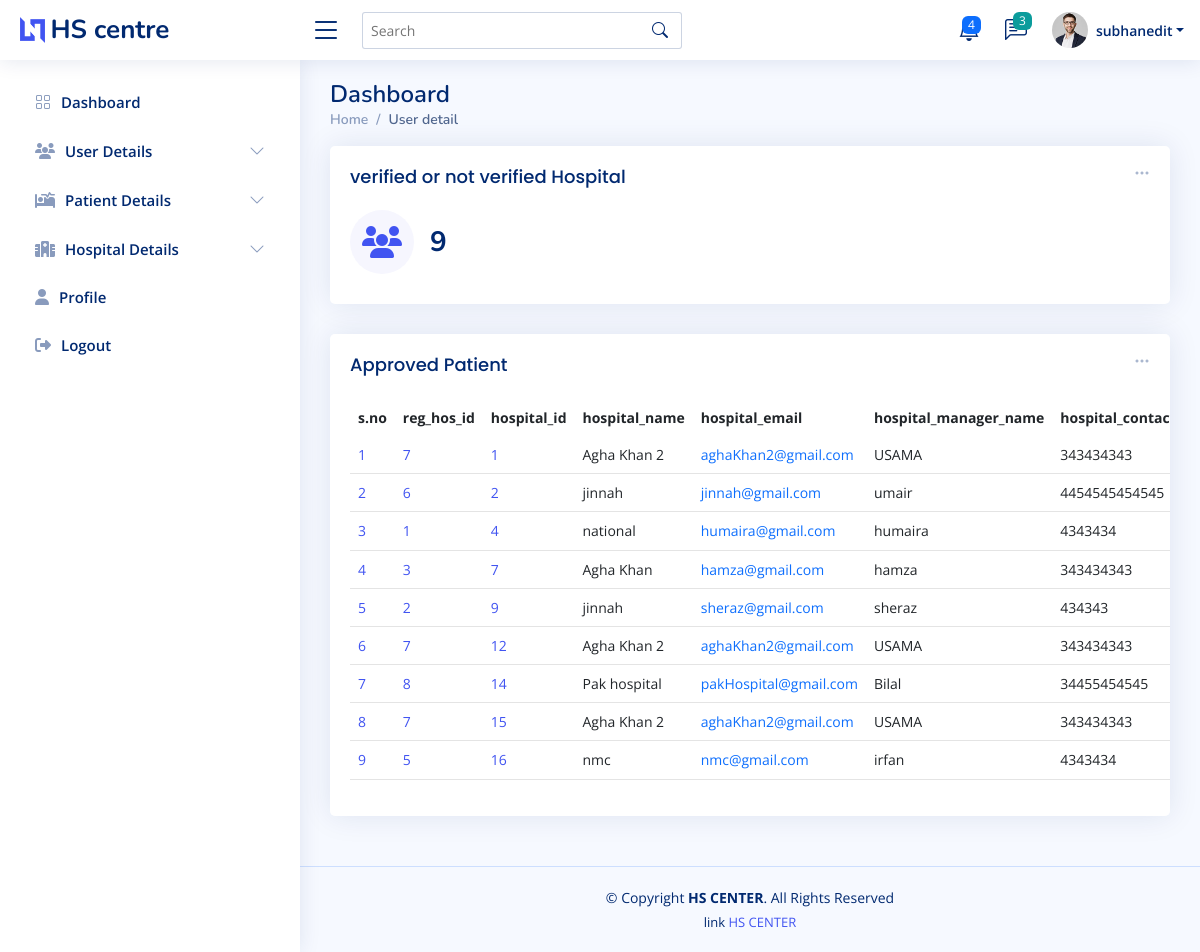
The page /admin_verified_hos.php (signed in) on the database its author committed.
### tables this page shows
CREATE TABLE `accept_hospital` (
  `hospital_id` int(11) NOT NULL,
  `reg_hos_id` int(11) NOT NULL,
  `hospital_name` varchar(200) NOT NULL,
  `hospital_manager_name` varchar(200) NOT NULL,
  `hospital_email` varchar(255) NOT NULL,
  `hospital_contact` varchar(255) NOT NULL,
  `hospital_location` varchar(222) NOT NULL,
  `hospital_manager_cnic` varchar(222) NOT NULL,
  `hospital_open_time` varchar(222) NOT NULL,
  `hospital_close_time` varchar(222) NOT NULL,
  `hospital_verified` varchar(222) NOT NULL
);

### admin_verified_hos.php (the view, shortened to what this page needs)
<?php
require 'conn.php';
$fetch_app_hospitalQ = "SELECT * FROM `accept_hospital`";
$fetch_app_hospital = mysqli_query($conn,$fetch_app_hospitalQ);
$total_app_hospital = mysqli_num_rows($fetch_app_hospital);
?>
<!DOCTYPE html>
<html lang="en">
<head>
  <?php require './component/_admin_link.php'?>
</head>
<body>
<?php require './component/_admin_nav.php';?>
  <main id="main" class="main " >
    <div class="pagetitle ">
      <h1>Dashboard</h1>
      <nav>
        <ol class="breadcrumb">
          <li class="breadcrumb-item"><a href="admin-index.php">Home</a></li>
          <li class="breadcrumb-item active">User detail</li>
        </ol>
      </nav>
    </div>
    <section class="section dashboard ">
      <div class="row ">
        <div class="col-lg-12">
          <div class="row ">
            <div class="col-xxl-4 col-md-6  w-100">
              <div class="card info-card sales-card">
                <div class="filter">
                  <a class="icon" href="#" data-bs-toggle="dropdown"><i class="bi bi-three-dots"></i></a>
                </div>
                <div class="card-body">
                <h5 class="card-title"> verified or not verified Hospital</h5>
                  <div class="d-flex align-items-center">
                    <div class="card-icon rounded-circle d-flex align-items-center justify-content-center">
                    <i class="fa-solid fa-users"></i>
                    </div>
                    <div class="ps-3">
                      <h6><?=$total_app_hospital?></h6>
                    </div>
                  </div>
                </div>
              </div>
            </div>
 <div class="col-12" >
              <div class="card recent-sales overflow-auto">
                <div class="filter">
                  <a class="icon" href="#" data-bs-toggle="dropdown"><i class="bi bi-three-dots"></i></a>
                </div>
                <div class="card-body">
                  <h5 class="card-title">Approved Patient</h5>
                  <table class="table table-borderless datatable" id="dowload_pdf">
                    <thead>
                      <tr>
                      <th scope="col">s.no</th>
                        <th scope="col">reg_hos_id</th>
                        <th scope="col">hospital_id </th>
                        <th scope="col">hospital_name</th>
                        <th scope="col">hospital_email</th>
                        <th scope="col">hospital_manager_name</th>
                        <th scope="col">hospital_contact</th>
                      </tr>
                    </thead>
                    <tbody>
                    <?php
                    if($total_app_hospital  > 0){
                      while($app_hos_data = mysqli_fetch_assoc($fetch_app_hospital)){
                        $i+=1;
                          echo '<tr>
                          <td scope="row"><a href="#">'.$i.'</a></td>
                          <td scope="row"><a href="#">'.$app_hos_data['reg_hos_id'].'</a></td>
                          <td scope="row"><a href="#">'.$app_hos_data['hospital_id'].'</a></td>
                          <td>'.$app_hos_data['hospital_name'].'</td>
                          <td><a  class="text-primary">'.$app_hos_data['hospital_email'].'</a></td>
                          <td>'.$app_hos_data['hospital_manager_name'].'</td>
                          <td>'.$app_hos_data['hospital_contact'].'</td>
                          <td>'.$app_hos_data['hospital_location'].'</td>
                          <td>'.$app_hos_data['hospital_manager_cnic'].'</td>
                          <td>'.$app_hos_data['hospital_open_time'].'</td>
                        <td>'.$app_hos_data['hospital_close_time'].'</td>
                          <td>'.$app_hos_data['hospital_verified'].'</td>
                          <td><a  href="admin_reject_hospital.php?hospital_ID='.$app_hos_data['reg_hos_id'].'&pageUrl=admin_verified_hos.php" class="badge bg-danger ">reject</a></td>
                        </tr>';
                      }
                    }
                    ?>
                    </tbody>
                  </table>
                </div>
              </div>
            </div>
          </div>
        </div>
      </div>
    </section>
  </main>
  <?php require './component/_admin_footer.php'?>
</body>
</html>

### assets_admin/css/style.css (style rules this page uses)
:root { scroll-behavior: smooth; }
body { font-family: "Open Sans", sans-serif; background: #f6f9ff; color: #444444; }
a { color: #4154f1; text-decoration: none; }
h1, h2, h3, h4, h5, h6 { font-family: "Nunito", sans-serif; }
#main { margin-top: 60px; padding: 20px 30px; transition: all 0.3s; }
.pagetitle { margin-bottom: 10px; }
.pagetitle h1 { font-size: 24px; margin-bottom: 0; font-weight: 600; color: #012970; }
.card { margin-bottom: 30px; border: none; border-radius: 5px; box-shadow: 0px 0 30px rgba(1, 41, 112, 0.1); }
.card-title { padding: 20px 0 15px 0; font-size: 18px; font-weight: 500; color: #012970; font-family: "Poppins", sans-serif; }
.card-body { padding: 0 20px 20px 20px; }
.breadcrumb { font-size: 14px; font-family: "Nunito", sans-serif; color: #899bbd; font-weight: 600; }
.breadcrumb a { color: #899bbd; transition: 0.3s; }
.breadcrumb .breadcrumb-item::before { color: #899bbd; }
.breadcrumb .active { color: #51678f; font-weight: 600; }
@media (min-width: 1200px) { #main, #footer { margin-left: 300px; } }
.dashboard .filter { position: absolute; right: 0px; top: 15px; }
.dashboard .filter .icon { color: #aab7cf; padding-right: 20px; padding-bottom: 5px; transition: 0.3s; font-size: 16px; }
.dashboard .info-card { padding-bottom: 10px; }
.dashboard .info-card h6 { font-size: 28px; color: #012970; font-weight: 700; margin: 0; padding: 0; }
.dashboard .card-icon { font-size: 32px; line-height: 0; width: 64px; height: 64px; flex-shrink: 0; flex-grow: 0; }
.dashboard .sales-card .card-icon { color: #4154f1; background: #f6f6fe; }
.dashboard .recent-sales { font-size: 14px; }
.dashboard .recent-sales .table thead { background: #f6f6fe; }
.dashboard .recent-sales .table thead th { border: 0; }

### admin_verified_hos.php (style rules this page uses)
table { width: 100vw !important; overflow-x: scroll !important; }
table th { white-space: nowrap; }
table td { border-bottom: 1px solid #e4e4e4 !important; }

### rows shown on the page
accept_hospital: reg_hos "7", hospital_id "1", hospital_name "Agha Khan 2", hospital_email "aghaKhan2@gmail.com", hospital_manager_name "USAMA", hospital_contact "343434343"
accept_hospital: reg_hos "6", hospital_id "2", hospital_name "jinnah", hospital_email "jinnah@gmail.com", hospital_manager_name "umair", hospital_contact "4454545454545"
accept_hospital: reg_hos "1", hospital_id "4", hospital_name "national", hospital_email "humaira@gmail.com", hospital_manager_name "humaira", hospital_contact "4343434"
accept_hospital: reg_hos "3", hospital_id "7", hospital_name "Agha Khan", hospital_email "hamza@gmail.com", hospital_manager_name "hamza", hospital_contact "343434343"
accept_hospital: reg_hos "2", hospital_id "9", hospital_name "jinnah", hospital_email "sheraz@gmail.com", hospital_manager_name "sheraz", hospital_contact "434343"
accept_hospital: reg_hos "7", hospital_id "12", hospital_name "Agha Khan 2", hospital_email "aghaKhan2@gmail.com", hospital_manager_name "USAMA", hospital_contact "343434343"
accept_hospital: reg_hos "8", hospital_id "14", hospital_name "Pak hospital", hospital_email "pakHospital@gmail.com", hospital_manager_name "Bilal", hospital_contact "34455454545"
accept_hospital: reg_hos "7", hospital_id "15", hospital_name "Agha Khan 2", hospital_email "aghaKhan2@gmail.com", hospital_manager_name "USAMA", hospital_contact "343434343"
accept_hospital: reg_hos "5", hospital_id "16", hospital_name "nmc", hospital_email "nmc@gmail.com", hospital_manager_name "irfan", hospital_contact "4343434"

### other values the page prints
$_SESSION['admin_name'] "subhanedit"
$total_app_hospital "9"
